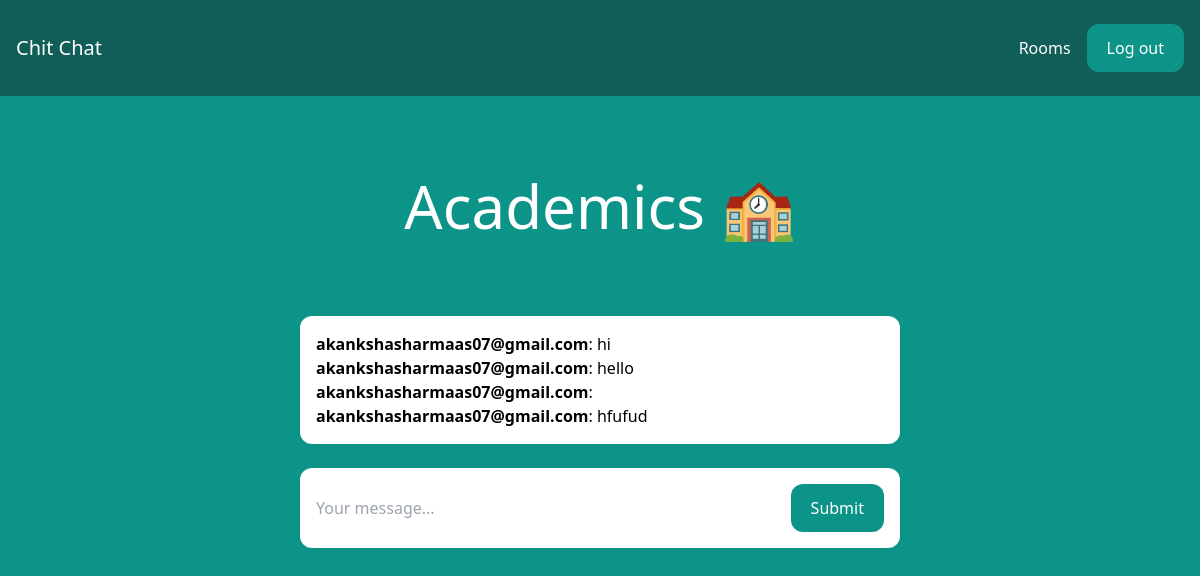
The page /rooms/academics/ (signed in) on the database its author committed.
### room/models.py (models this page shows)
class Room(models.Model):
    name = models.CharField(max_length=255)
    slug = models.SlugField(unique=True)

class Message(models.Model):
    room = models.ForeignKey(Room, related_name='messages', on_delete=models.CASCADE)
    user = models.ForeignKey(User, related_name='messages', on_delete=models.CASCADE)
    content = models.TextField()
    date_added = models.DateTimeField(auto_now_add=True)
    class Meta:
        ordering = ('date_added',)

### room/views.py (the view)
# urls.py: path('rooms/', include('room.urls')),
@login_required
def room(request, slug):
    room = Room.objects.get(slug=slug)
    messages = Message.objects.filter(room=room)[0:10]
    return render(request, 'room/room.html', {'room': room, 'messages': messages})

### room/templates/room/room.html (shortened to what this page needs)
{% extends 'core/base.html' %}
{% block content %}
<div class="p-10 lg:p-20 text-center">
    <h1 class="text-3xl lg:text-6xl text-white">{{ room.name }}</h1>
</div>
<div class="lg:w-2/4 mx-4 lg:mx-auto p-4 bg-white rounded-xl">
    <div class="chat-messages space-y-3" id="chat-messages">
        {% for m in messages %}<b>{{ m.user.username }}</b>: {{ m.content }}<br>{% endfor %}
    </div>
</div>
<div class="lg:w-2/4 mt-6 mx-4 lg:mx-auto p-4 bg-white rounded-xl">
    <form method="post" action="." class="flex">
        <input type="text" name="content" class="flex-1 mr-3" placeholder="Your message..." id="chat-message-input">
        <button
            class="px-5 py-3 rounded-xl text-white bg-teal-600 hover:bg-teal-700"
            id="chat-message-submit"
        >Submit</button>
    </form>
</div>
{% endblock %}

### rows shown on the page
Room: name "Academics 🏫"
Message: user.username "akankshasharmaas07@gmail.com", content "hi"
Message: user.username "akankshasharmaas07@gmail.com", content "hello"
Message: user.username "akankshasharmaas07@gmail.com"
Message: user.username "akankshasharmaas07@gmail.com", content "hfufud"
